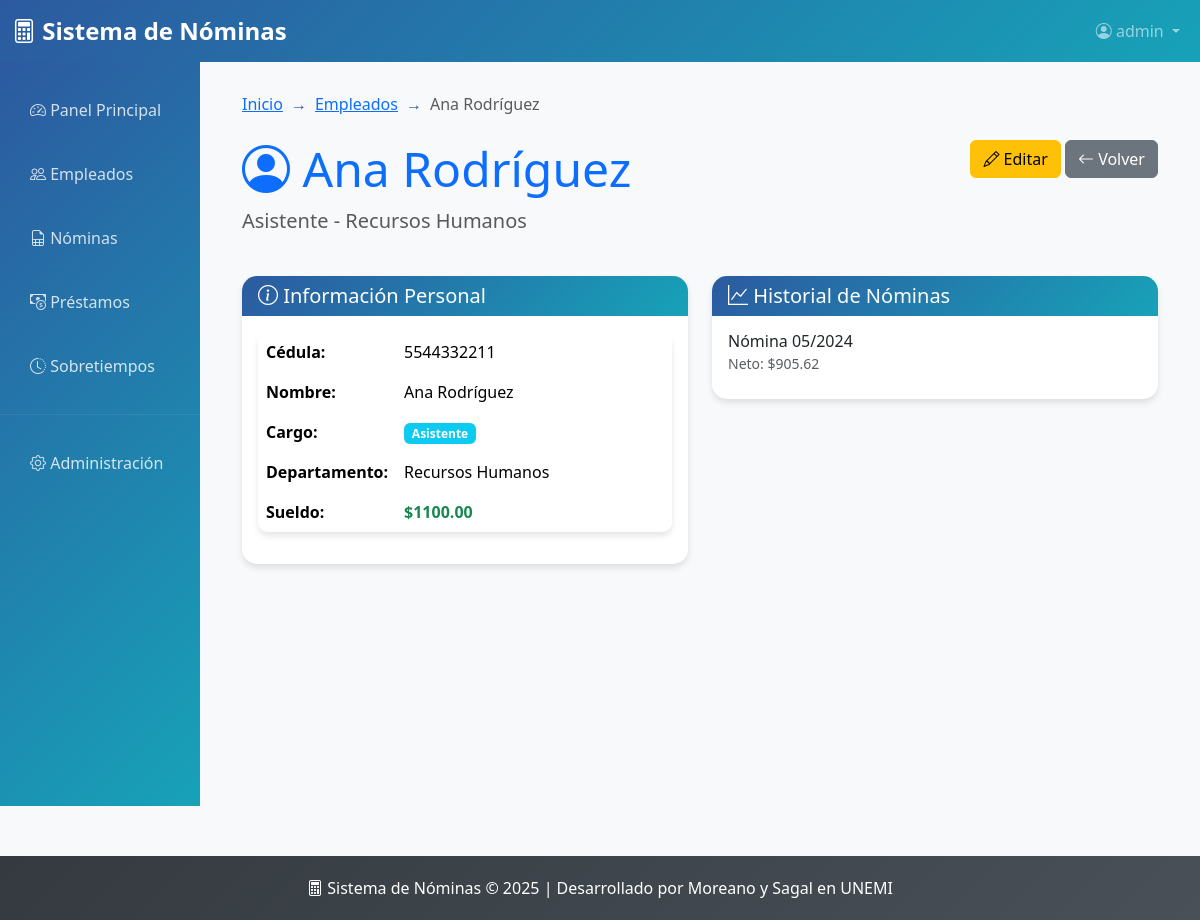
The page /empleados/25/ (signed in) on the database its author committed.
### nomina/models.py (models this page shows, shortened)
class Empleado(models.Model):
    cedula = models.CharField(max_length=10, unique=True)
    nombre = models.CharField(max_length=200)
    sueldo = models.DecimalField(max_digits=10, decimal_places=2)
    departamento = models.CharField(max_length=100)
    cargo = models.CharField(max_length=100)
    fecha_ingreso = models.DateField(null=True, blank=True)

class NominaDetalle(models.Model):
    nomina = models.ForeignKey(Nomina, on_delete=models.CASCADE)
    empleado = models.ForeignKey(Empleado, on_delete=models.CASCADE)
    sueldo = models.DecimalField(max_digits=10, decimal_places=2, null=True, blank=True)
    bono = models.DecimalField(max_digits=10, decimal_places=2, default=0)
    tot_ing = models.DecimalField(max_digits=10, decimal_places=2)
    iess = models.DecimalField(max_digits=10, decimal_places=2)  # 9.45%
    prestamo = models.DecimalField(max_digits=10, decimal_places=2, default=0)
    tot_des = models.DecimalField(max_digits=10, decimal_places=2)
    neto = models.DecimalField(max_digits=10, decimal_places=2)

class Nomina(models.Model):
    aniomes = models.CharField(max_length=6)  # YYYYMM
    tot_ing = models.DecimalField(max_digits=12, decimal_places=2, default=0)
    tot_des = models.DecimalField(max_digits=12, decimal_places=2, default=0)
    neto = models.DecimalField(max_digits=12, decimal_places=2, default=0)
    fecha_generacion = models.DateField(default='2024-01-01')
    descripcion = models.CharField(max_length=200, null=True, blank=True)
    def __str__(self):
        year = self.aniomes[:4]
        month = self.aniomes[4:]
        return f"Nómina {month}/{year}"

### nomina/views.py (the view)
# urls.py: path('empleados/<int:empleado_id>/', views.EmpleadoDetailView.as_view(), name='empleado_detalle'),
class EmpleadoDetailView(LoginRequiredMixin, TitleContextMixin, DetailView):
    model = Empleado
    template_name = 'empleado_detalle.html'
    context_object_name = 'empleado'
    pk_url_kwarg = 'empleado_id'
    title1 = "Empleados"
    title2 = "Detalle del Empleado"
    def get_context_data(self, **kwargs):
        context = super().get_context_data(**kwargs)
        context['nominas_empleado'] = NominaDetalle.objects.filter(
            empleado=self.object
        ).order_by('-nomina__aniomes')
        return context

### nomina/mixins.py (called while the page is built)
    def get_context_data(self, **kwargs):
        context = super().get_context_data(**kwargs)
        if self.title1:
            context["title1"] = self.title1
        if self.title2:
            context["title2"] = self.title2
        return context

### templates/empleado_detalle.html (shortened to what this page needs)
{% extends 'base.html' %}
{% block breadcrumb_items %}
    <li class="breadcrumb-item"><a href="{% url 'empleados_lista' %}">Empleados</a></li>
    <li class="breadcrumb-item active">{{ empleado.nombre }}</li>
{% endblock %}
{% block content %}
<div class="row mb-4">
    <div class="col-md-8">
        <h1 class="display-5 text-primary">
            <i class="bi bi-person-circle"></i> {{ empleado.nombre }}
        </h1>
        <p class="lead text-muted">{{ empleado.cargo }} - {{ empleado.departamento }}</p>
    </div>
    <div class="col-md-4 text-end">
        <a href="{% url 'empleado_editar' empleado.id %}" class="btn btn-warning">
            <i class="bi bi-pencil"></i> Editar
        </a>
        <a href="{% url 'empleados_lista' %}" class="btn btn-secondary">
            <i class="bi bi-arrow-left"></i> Volver
        </a>
    </div>
</div>
<div class="row">
    <div class="col-md-6">
        <div class="card">
            <div class="card-header">
                <h5 class="card-title mb-0">
                    <i class="bi bi-info-circle"></i> Información Personal
                </h5>
            </div>
            <div class="card-body">
                <table class="table table-borderless">
                    <tr>
                        <th width="30%">Cédula:</th>
                        <td>{{ empleado.cedula }}</td>
                    </tr>
                    <tr>
                        <th>Nombre:</th>
                        <td>{{ empleado.nombre }}</td>
                    </tr>
                    <tr>
                        <th>Cargo:</th>
                        <td><span class="badge bg-info">{{ empleado.cargo }}</span></td>
                    </tr>
                    <tr>
                        <th>Departamento:</th>
                        <td>{{ empleado.departamento }}</td>
                    </tr>
                    <tr>
                        <th>Sueldo:</th>
                        <td><span class="fw-bold text-success">${{ empleado.sueldo|floatformat:2 }}</span></td>
                    </tr>
                </table>
            </div>
        </div>
    </div>
    <div class="col-md-6">
        <div class="card">
            <div class="card-header">
                <h5 class="card-title mb-0">
                    <i class="bi bi-graph-up"></i> Historial de Nóminas
                </h5>
            </div>
            <div class="card-body">
                {% if nominas_empleado %}
                    {% for nomina_detalle in nominas_empleado %}
                        <div class="d-flex justify-content-between align-items-center mb-2">
                            <div>
                                <h6 class="mb-0">{{ nomina_detalle.nomina }}</h6>
                                <small class="text-muted">Neto: ${{ nomina_detalle.neto|floatformat:2 }}</small>
                            </div>
                        </div>
                    {% endfor %}
                {% else %}
                    <p class="text-muted">No hay nóminas registradas para este empleado.</p>
                {% endif %}
            </div>
        </div>
    </div>
</div>
{% endblock %}

### templates/base.html (shortened to what this page needs)
<!DOCTYPE html>
<html lang="es">
<head>
    <link href="https://cdn.jsdelivr.net/npm/bootstrap@5.3.2/dist/css/bootstrap.min.css" rel="stylesheet">
    <link rel="stylesheet" href="https://cdn.jsdelivr.net/npm/bootstrap-icons@1.11.1/font/bootstrap-icons.css">
</head>
<body>
    <nav class="navbar navbar-expand-lg navbar-dark" style="background: linear-gradient(135deg, var(--primary-color), var(--secondary-color));">
        <div class="container-fluid">
            <a class="navbar-brand" href="{% url 'dashboard' %}">
                <i class="bi bi-calculator"></i> Sistema de Nóminas
            </a>
            <div class="collapse navbar-collapse" id="navbarNav">
                <ul class="navbar-nav ms-auto">
                    <li class="nav-item dropdown">
                        {% if user.is_authenticated %}
                            <a class="nav-link dropdown-toggle" href="#" role="button" data-bs-toggle="dropdown">
                                <i class="bi bi-person-circle"></i> {{ user.username }}
                            </a>
                        {% endif %}
                    </li>
                </ul>
            </div>
        </div>
    </nav>
    <div class="container-fluid">
        <div class="row">
            <div class="col-md-3 col-lg-2 px-0">
                <div class="sidebar">
                    <nav class="nav flex-column pt-3">
                        <a class="nav-link {% if request.resolver_match.url_name == 'dashboard' %}active{% endif %}" href="{% url 'dashboard' %}">
                            <i class="bi bi-speedometer2"></i> Panel Principal
                        </a>
                        <a class="nav-link {% if request.resolver_match.url_name == 'empleados_lista' %}active{% endif %}" href="{% url 'empleados_lista' %}">
                            <i class="bi bi-people"></i> Empleados
                        </a>
                        <a class="nav-link {% if request.resolver_match.url_name == 'nominas_lista' %}active{% endif %}" href="{% url 'nominas_lista' %}">
                            <i class="bi bi-file-earmark-spreadsheet"></i> Nóminas
                        </a>
                        <a class="nav-link {% if request.resolver_match.url_name == 'prestamos_lista' %}active{% endif %}" href="{% url 'prestamos_lista' %}">
                            <i class="bi bi-cash-coin"></i> Préstamos
                        </a>
                        <a class="nav-link {% if request.resolver_match.url_name == 'sobretiempos_lista' %}active{% endif %}" href="{% url 'sobretiempos_lista' %}">
                            <i class="bi bi-clock-history"></i> Sobretiempos
                        </a>
                        <hr class="my-3" style="border-color: rgba(255,255,255,0.3);">
                        <a class="nav-link" href="/admin/">
                            <i class="bi bi-gear"></i> Administración
                        </a>
                    </nav>
                </div>
            </div>
            <div class="col-md-9 col-lg-10">
                <div class="main-content fade-in">
                    {% block breadcrumb %}
                    <nav aria-label="breadcrumb" class="mb-4">
                        <ol class="breadcrumb">
                            <li class="breadcrumb-item"><a href="{% url 'dashboard' %}">Inicio</a></li>
                            {% block breadcrumb_items %}{% endblock %}
                        </ol>
                    </nav>
                    {% endblock %}
                    {% block content %}{% endblock %}
                </div>
            </div>
        </div>
    </div>
    <footer class="footer">
        <div class="container">
            <p class="mb-0">
                <i class="bi bi-calculator"></i> Sistema de Nóminas © 2025
                | Desarrollado por Moreano y Sagal en UNEMI
            </p>
        </div>
    </footer>
</body>
</html>

### templates/base.html (style rules this page uses)
:root { --primary-color: #2c5aa0; --secondary-color: #17a2b8; --success-color: #28a745; --danger-color: #dc3545; --warning-color: #ffc107; --info-color: #17a2b8; --light-color: #f8f9fa; --dark-color: #343a40; }
body { background-color: var(--light-color); font-family: 'Segoe UI', Tahoma, Geneva, Verdana, sans-serif; }
.navbar-brand { font-weight: bold; font-size: 1.5rem; }
.sidebar { min-height: calc(100vh - 56px); background: linear-gradient(135deg, var(--primary-color), var(--secondary-color)); color: white; transition: all 0.3s; }
.sidebar .nav-link { color: rgba(255, 255, 255, 0.8); padding: 15px 20px; border-radius: 8px; margin: 5px 10px; transition: all 0.3s; }
.main-content { padding: 30px; }
.card { border: none; border-radius: 15px; box-shadow: 0 4px 6px rgba(0, 0, 0, 0.1); transition: transform 0.3s, box-shadow 0.3s; }
.card-header { background: linear-gradient(135deg, var(--primary-color), var(--secondary-color)); color: white; border-radius: 15px 15px 0 0 !important; border: none; }
.table { border-radius: 10px; overflow: hidden; box-shadow: 0 4px 6px rgba(0, 0, 0, 0.1); }
.footer { background: linear-gradient(135deg, var(--dark-color), #495057); color: white; text-align: center; padding: 20px 0; margin-top: 50px; }
.fade-in { animation: fadeIn 0.5s ease-in; }
.breadcrumb { background: transparent; padding: 0; }
.breadcrumb-item + .breadcrumb-item::before { content: "→"; color: var(--primary-color); }

### rows shown on the page
Empleado: nombre "Ana Rodríguez", cargo "Asistente", departamento "Recursos Humanos", cedula "5544332211", sueldo "1100.00"
NominaDetalle: nomina "Nómina 05/2024", neto "905.62"

### other values the page prints
{{ user.username }} "admin"
